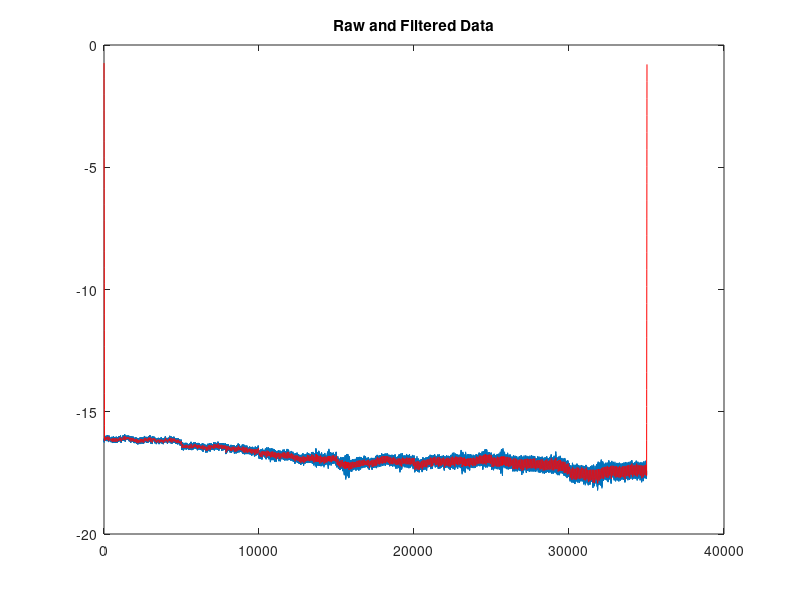

The MATLAB source for this figure:
% clear;
% 
% t = 0:0.001:5;
% 
% x = heaviside(t) - heaviside(t-5);
% 
% h = heaviside(t) - heaviside(t-1);
% 
% convolution = conv(x,h)*0.001;
% 
% convPos = 0:0.001:(length(x)+length(h)-2)*0.001;
% 
% plot(convPos,convolution)
% title("Convolution of constant laser beam with aperture")
% xlabel("Location of right edge of aperture")
% ylabel("Output Signal")
% 
% Sigma = 1.5;
% Mu = 2.5;
% 
% xGauss = 1/(Sigma*sqrt(2*pi))*exp(-1/2*((t-Mu)/Sigma).^2);
% 
% convolutionGauss = conv(xGauss,h)*0.001;
% 
% plot(convPos,convolutionGauss)
% title("Convolution of Gaussian laser beam with aperture")
% xlabel("Location of right edge of aperture")
% ylabel("Output Signal")

t = 1:35007;

h = zeros(10,1);

% h(1) = 5000;

% for i = 2:5000
%    h(i)=h(i-1)-1; 
% end

for i = 1:25
    h(i) = 100;
end

% for i = 101:2000
%    h(i) = 100;
% end
% 
% for i = 2001:2500
%    h(i) = h(i-1)-0.2; 
% end

load('I.mat');

convolution = conv(I,h)/2514;

for i = 1:(length(t)+length(h)-1)
   convolution(i) = convolution(i)-0.1;
end

plot(I)
hold on
plot(convolution,'r')
title("Raw and Filtered Data")
%ylim([-19 -15])